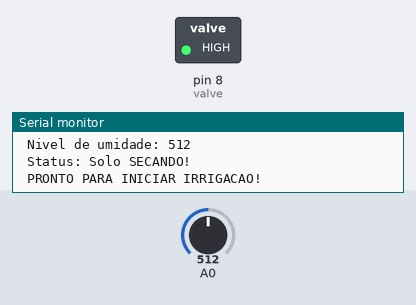
This sketch was run on a simulated Arduino Uno, built with avr-gcc and run on an emulated ATmega328P. Shown: switched loads named in the sketch (green lamp = pin HIGH), the last lines printed to the serial monitor. Inputs (shaded band) come from the test bench; at power-on: A0 = 512.

Above: at 2.6 s.
2.7 s: A0 set to 665
5.2 s: A0 set to 692
At 6.1 s:
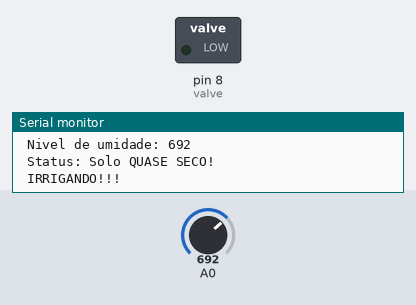
Timing chart, 0 to 8.2 s (numbered marks = the images above; inputs shaded):
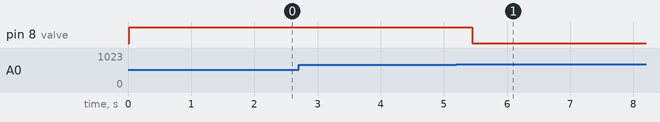

The sketch:

sensground.ino
```cpp
// ===== SOIL LEVEL MOISTURE RANGE =====
// =====================================
#define L1 169
#define L2 340
#define L3 511
#define L4 682
#define L5 853

// ===== HARDWARE MAPPING =====
// ============================
//relay signalevel for valve
int valve = 8;

// ===== INITIAL LEVEL SETTINGS =====
// ==================================
void setup() {
  Serial.begin(9600);

  //declares valve as output
  pinMode(valve, OUTPUT);
}

// ===== LOOP INFINITO =====
// =========================
void loop() {
  //sensor reading on pin A0 and storage in SensorValue
  int sensorValue = analogRead(A0);

  //print sensor level
  Serial.print(" Nivel de umidade: ");
  Serial.println(sensorValue);

  //identifies humidity level 0
  if(sensorValue > 0 && sensorValue < L1) {
    Serial.println(" Status: Solo TOTALMENTE UMIDO!\n");

    //turn off valve
    digitalWrite(valve,HIGH);
  }
  //identifies humidity level 1
  else if(sensorValue > L1 && sensorValue < L2) {
    Serial.println(" Status: Umidade MEDIA!\n");

    //turn off valve
    digitalWrite(valve,HIGH);
    delay(1000);
  }
  //identifies humidity level 2
  else if(sensorValue > L2 && sensorValue < L3) {
    Serial.println(" Status: Umidade MINIMA!\n");

    //turn off valve
    digitalWrite(valve,HIGH);
    delay(1000);
  }
  //identifies humidity level 3
  else if(sensorValue > L3 && sensorValue < L4) {
    Serial.println(" Status: Solo SECANDO!\n PRONTO PARA INICIAR IRRIGACAO!\n");

    //turn off valve
    digitalWrite(valve,HIGH);
    delay(1000);
  }
  //identifies humidity level 4
  else if(sensorValue > L4 && sensorValue < L5) {
    Serial.println(" Status: Solo QUASE SECO!\n IRRIGANDO!!!\n");

    //turn on valve
    digitalWrite(valve,LOW);
    delay(1000);
  }
  //identifies humidity level 5
  else if(sensorValue > L5 && sensorValue < 1024) {
    Serial.println(" Status: ATENCAO!!! Solo SECO!\n IRRIGANDO!!!\n");

    //turn on valve
    digitalWrite(valve,LOW);
    delay(1000);
  }
  delay(800);
}
```

Measured:
- the behaviour switches between 682 and 683 on A0 (found by bisection; images 0 and 1)
- after the input at 5.2 s, pin 8 (valve): HIGH → LOW after 0.25 s
